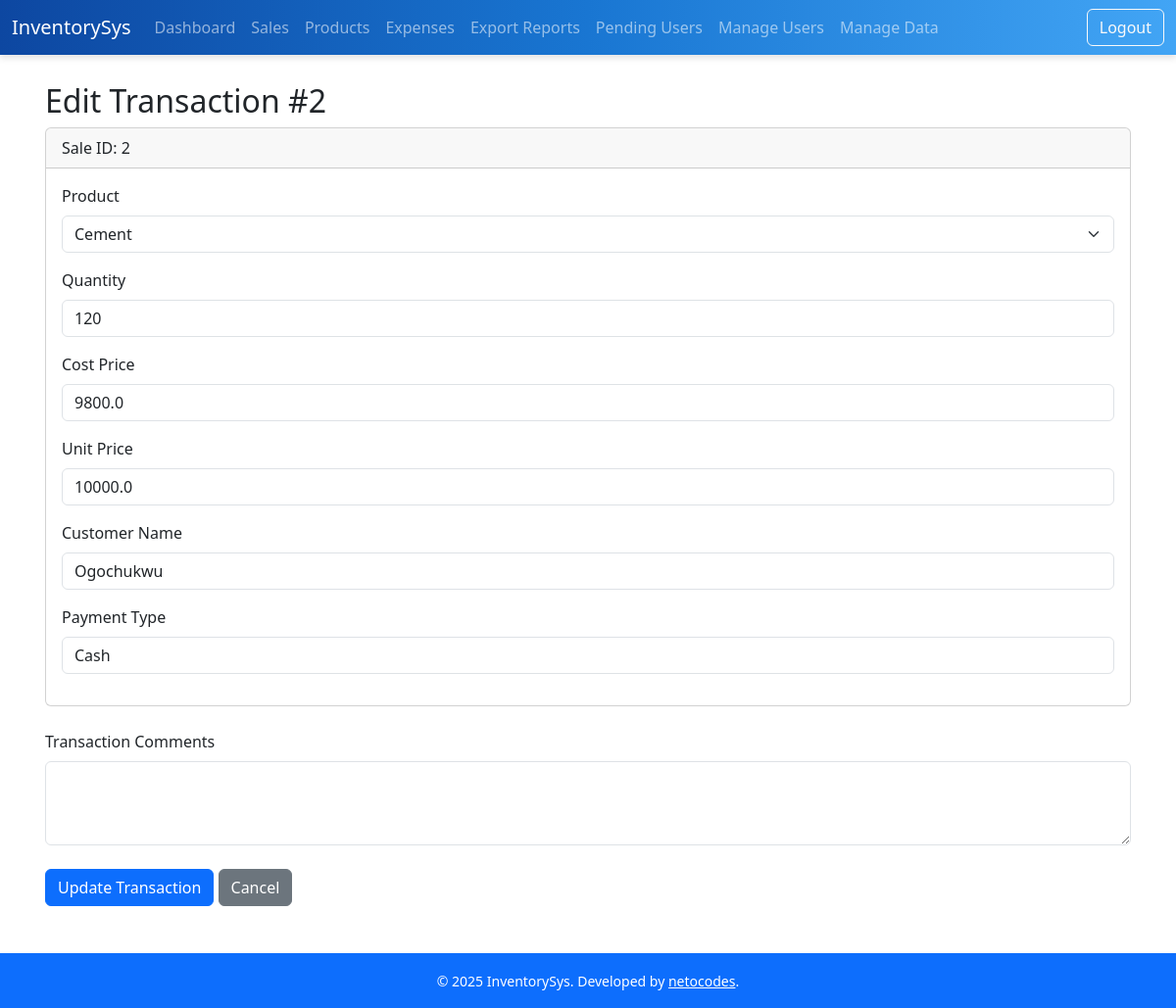
Page /transaction/2/edit (signed in) on the committed database.
### models.py (models this page shows)
class Sale(db.Model):
    id = db.Column(db.Integer, primary_key=True)
    uuid = db.Column(db.String(36), unique=True, default=lambda: str(uuid.uuid4()))
    product_id = db.Column(db.Integer, db.ForeignKey('product.id'), nullable=False)
    quantity = db.Column(db.Integer, nullable=False)
    cost_price = db.Column(db.Float, nullable=False)  # <-- Add this line
    unit_price = db.Column(db.Float, nullable=False)
    total_price = db.Column(db.Float, nullable=False)
    customer_name = db.Column(db.String(100), nullable=True)
    payment_type = db.Column(db.String(50), nullable=True)  # e.g., Cash, Card, Mobile Money
    comments = db.Column(db.String(300), nullable=True)
    timestamp = db.Column(db.DateTime, default=datetime.utcnow)
    last_modified = db.Column(db.DateTime, default=datetime.utcnow, onupdate=datetime.utcnow)
    synced = db.Column(db.Boolean, default=False)
    user_id = db.Column(db.Integer, db.ForeignKey('user.id'))  # Link to User
    user = db.relationship('User', backref='sales')            # Optional: allows user.sales
    transaction_id = db.Column(db.Integer, db.ForeignKey('sale_transaction.id'), nullable=True)

class Product(db.Model):
    id = db.Column(db.Integer, primary_key=True)
    uuid = db.Column(db.String(36), unique=True, default=lambda: str(uuid.uuid4()))
    barcode = db.Column(db.String(100), unique=True, nullable=True)  # <-- Add this line
    name = db.Column(db.String(100), nullable=False)
    quantity = db.Column(db.Integer, nullable=False)
    price = db.Column(db.Float, nullable=False)
    cost_price = db.Column(db.Float, nullable=False)
    timestamp = db.Column(db.DateTime, default=datetime.utcnow)
    last_modified = db.Column(db.DateTime, default=datetime.utcnow, onupdate=datetime.utcnow)
    synced = db.Column(db.Boolean, default=False)
    sales = db.relationship('Sale', backref='product', lazy=True)

### routes/sales.py (the view, shortened to what this page needs)
@bp.route('/transaction/<int:transaction_id>/edit', methods=['GET', 'POST'])
@login_required
@admin_required
def edit_transaction(transaction_id):
    sales = Sale.query.filter_by(transaction_id=transaction_id).all()
    transaction = SaleTransaction.query.get_or_404(transaction_id)
    products = Product.query.all()
    if not sales:
        flash("Transaction not found.", "danger")
        return redirect(url_for('sales.sales_list'))
    return render_template('edit_transaction.html',
                           sales=sales,
                           products=products,
                           transaction_id=transaction_id,
                           transaction_comments=transaction.comments)

### app.py (called while the page is built)
@login_manager.user_loader
def load_user(user_id):
    return User.query.get(int(user_id))

### models.py (called while the page is built)
    def is_admin(self):
        return self.role == 'admin'

### templates/edit_transaction.html
{% extends "base.html" %}
{% block content %}
<h2>Edit Transaction #{{ transaction_id }}</h2>
<form method="post">
    {% for sale in sales %}
    <div class="card mb-4">
        <div class="card-header">
            Sale ID: {{ sale.id }}
        </div>
        <div class="card-body">
            <div class="mb-3">
                <label for="sale_{{ sale.id }}_product_id" class="form-label">Product</label>
                <select name="sale_{{ sale.id }}_product_id" id="sale_{{ sale.id }}_product_id" class="form-select" required>
                    {% for product in products %}
                        <option value="{{ product.id }}" {% if product.id == sale.product_id %}selected{% endif %}>
                            {{ product.name }}
                        </option>
                    {% endfor %}
                </select>
            </div>
            <div class="mb-3">
                <label for="sale_{{ sale.id }}_quantity" class="form-label">Quantity</label>
                <input type="number" name="sale_{{ sale.id }}_quantity" id="sale_{{ sale.id }}_quantity"
                       class="form-control" value="{{ sale.quantity }}" min="1" required>
            </div>
            <div class="mb-3">
                <label for="sale_{{ sale.id }}_cost_price" class="form-label">Cost Price</label>
                <input type="number" name="sale_{{ sale.id }}_cost_price" id="sale_{{ sale.id }}_cost_price"
                       class="form-control" value="{{ sale.cost_price }}" step="0.01" required>
            </div>
            <div class="mb-3">
                <label for="sale_{{ sale.id }}_unit_price" class="form-label">Unit Price</label>
                <input type="number" name="sale_{{ sale.id }}_unit_price" id="sale_{{ sale.id }}_unit_price"
                       class="form-control" value="{{ sale.unit_price }}" step="0.01" required>
            </div>
            <div class="mb-3">
                <label for="sale_{{ sale.id }}_customer_name" class="form-label">Customer Name</label>
                <input type="text" name="sale_{{ sale.id }}_customer_name" id="sale_{{ sale.id }}_customer_name"
                       class="form-control" value="{{ sale.customer_name or '' }}">
            </div>
            <div class="mb-3">
                <label for="sale_{{ sale.id }}_payment_type" class="form-label">Payment Type</label>
                <input type="text" name="sale_{{ sale.id }}_payment_type" id="sale_{{ sale.id }}_payment_type"
                       class="form-control" value="{{ sale.payment_type or '' }}">
            </div>
        </div>
    </div>
    {% endfor %}
    <div class="mb-4">
        <label for="transaction_comments" class="form-label">Transaction Comments</label>
        <textarea name="transaction_comments" id="transaction_comments" class="form-control" rows="3">{{ transaction_comments or '' }}</textarea>
    </div>
    <button type="submit" class="btn btn-primary">Update Transaction</button>
    <a href="{{ url_for('sales.view_transaction_receipt', transaction_id=transaction_id) }}" class="btn btn-secondary">Cancel</a>
</form>
{% endblock %}

### rows in the picture
Sale: id "2", product+id "Cement", quantity "120", cost_price "9800.0", unit_price "10000.0", customer_name "Ogochukwu", payment_type "Cash"

### other values in the picture
{{ transaction_id }} "2"
{{ current_year or 2025 }} "2025"
